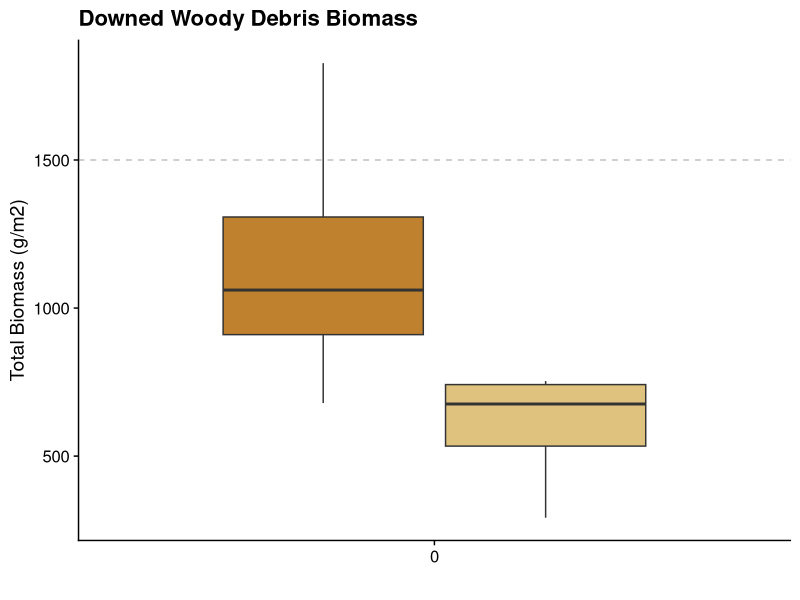
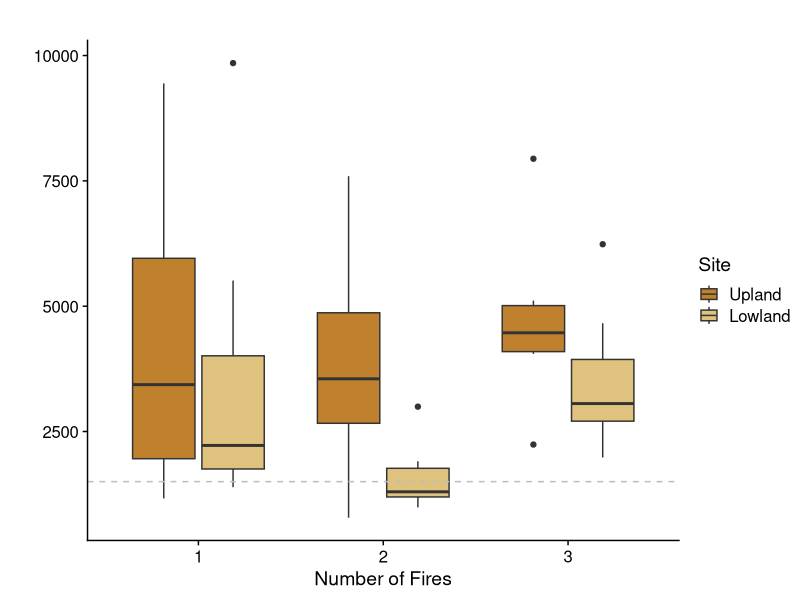
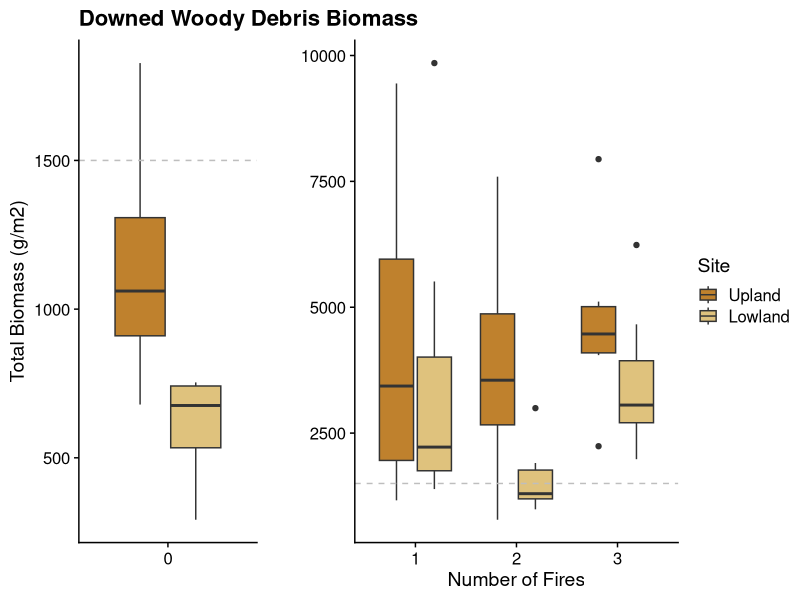
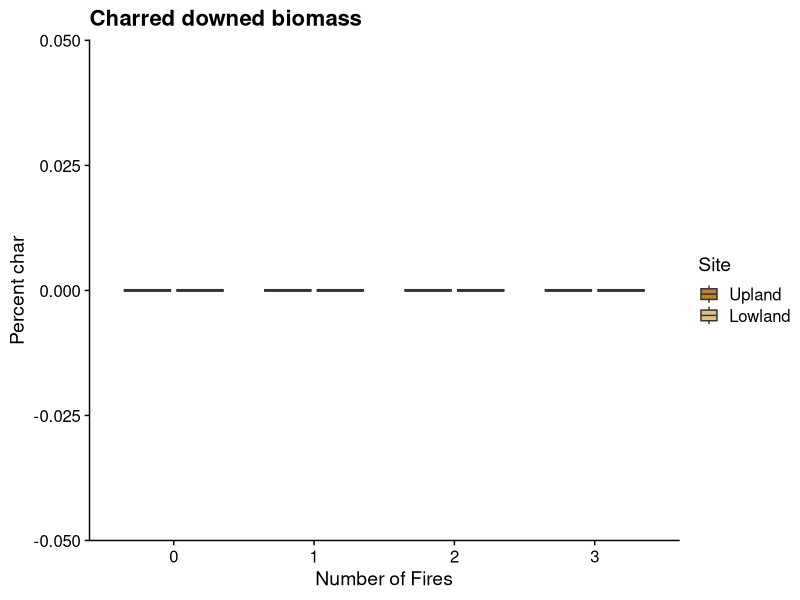

Source code (R) for these figures, in order:
# working with coarse woody debris biomass

library(tidyverse)
library(cowplot); theme_set(theme_cowplot())
library(here)
options(scipen = 9999)

cwd_total <- read.csv(here("data/CWD/CWD_output_total.csv"))

cwd_total$TOTAL_G.m2 <- cwd_total$TOTAL_MG.H / 0.01



plot0x <- cwd_total %>%
  filter(TREAT == 0) %>%
  ggplot( aes(x = as.factor(TREAT), y = TOTAL_G.m2, fill = SITE)) + geom_boxplot() +
  labs(x = "", y = "Total Biomass (g/m2)", title = "Downed Woody Debris Biomass") +
  scale_fill_manual(name = "Site",
                    labels = c("Upland", "Lowland"),
                    values = c("#bf812d", "#dfc27d")) +
  theme(legend.position = "none") + geom_hline(yintercept = 1500, linetype = "dashed", color = "grey")
plot0x

plot123x <- cwd_total %>%
  filter(TREAT != 0) %>%
  ggplot( aes(x = as.factor(TREAT), y = TOTAL_G.m2, fill = SITE)) + geom_boxplot() +
  labs(x = "Number of Fires", y = "", title = "") +
  scale_fill_manual(name = "Site",
                    labels = c("Upland", "Lowland"),
                    values = c("#bf812d", "#dfc27d")) +
  geom_hline(yintercept = 1500, linetype = "dashed", color = "grey")
plot123x

plot_grid(plot0x, plot123x, rel_widths = c(0.75, 1.5), labels = "Number of Fires",
          label_x = 0, label_y = 0)


cwd_char <- read.csv(here("data/CWD/CWD_output_total.csv"))

cwd <- cwd_total
cwd$CHAR <- cwd_total$TOTAL_MG.H - cwd_char$TOTAL_MG.H
cwd$CHAR_fract <- cwd$CHAR / cwd$TOTAL_MG.H * 100

ggplot(cwd, aes(x = as.factor(TREAT), y = CHAR_fract, fill = SITE)) + geom_boxplot() +
  labs(x = "Number of Fires", y = "Percent char", title = "Charred downed biomass") +
  scale_fill_manual(name = "Site",
                    labels = c("Upland", "Lowland"),
                    values = c("#bf812d", "#dfc27d"))
